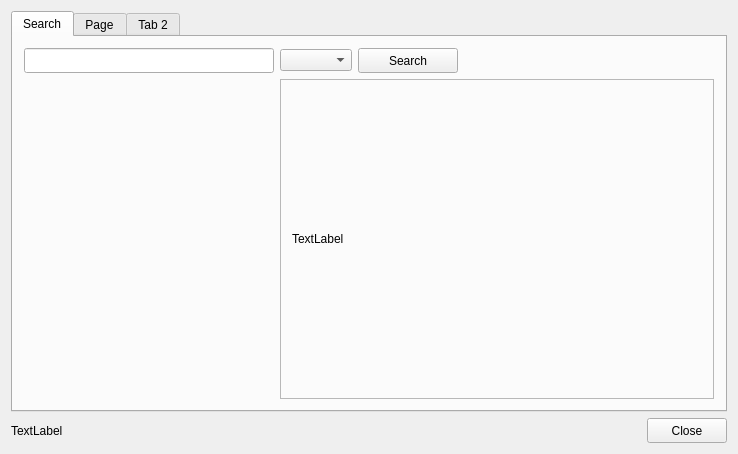
<?xml version="1.0" encoding="UTF-8"?>
<ui version="4.0">
 <class>MainWindow</class>
 <widget class="QMainWindow" name="MainWindow">
  <property name="geometry">
   <rect>
    <x>0</x>
    <y>0</y>
    <width>738</width>
    <height>454</height>
   </rect>
  </property>
  <property name="windowTitle">
   <string>MainWindow</string>
  </property>
  <widget class="QWidget" name="centralWidget">
   <layout class="QVBoxLayout" name="verticalLayout">
    <item>
     <widget class="QTabWidget" name="tabWidget">
      <property name="layoutDirection">
       <enum>Qt::LeftToRight</enum>
      </property>
      <property name="tabPosition">
       <enum>QTabWidget::North</enum>
      </property>
      <property name="currentIndex">
       <number>0</number>
      </property>
      <widget class="QWidget" name="searchTab">
       <attribute name="title">
        <string>Search</string>
       </attribute>
       <layout class="QVBoxLayout" name="verticalLayout_2">
        <item>
         <layout class="QHBoxLayout" name="horizontalLayout_2">
          <item>
           <widget class="QLineEdit" name="searchEdit">
            <property name="minimumSize">
             <size>
              <width>250</width>
              <height>25</height>
             </size>
            </property>
            <property name="maximumSize">
             <size>
              <width>250</width>
              <height>30</height>
             </size>
            </property>
           </widget>
          </item>
          <item>
           <widget class="QComboBox" name="catComboBox"/>
          </item>
          <item>
           <widget class="QPushButton" name="searchBtn">
            <property name="minimumSize">
             <size>
              <width>100</width>
              <height>25</height>
             </size>
            </property>
            <property name="maximumSize">
             <size>
              <width>100</width>
              <height>30</height>
             </size>
            </property>
            <property name="text">
             <string>Search</string>
            </property>
            <property name="flat">
             <bool>false</bool>
            </property>
           </widget>
          </item>
          <item>
           <spacer name="horizontalSpacer">
            <property name="orientation">
             <enum>Qt::Horizontal</enum>
            </property>
            <property name="sizeHint" stdset="0">
             <size>
              <width>40</width>
              <height>20</height>
             </size>
            </property>
           </spacer>
          </item>
         </layout>
        </item>
        <item>
         <layout class="QHBoxLayout" name="horizontalLayout">
          <item>
           <widget class="QStackedWidget" name="searchStackedWidget">
            <property name="minimumSize">
             <size>
              <width>250</width>
              <height>0</height>
             </size>
            </property>
            <property name="maximumSize">
             <size>
              <width>250</width>
              <height>16777215</height>
             </size>
            </property>
           </widget>
          </item>
          <item>
           <widget class="QFrame" name="frame">
            <property name="frameShape">
             <enum>QFrame::StyledPanel</enum>
            </property>
            <property name="frameShadow">
             <enum>QFrame::Sunken</enum>
            </property>
            <layout class="QGridLayout" name="gridLayout_2">
             <item row="0" column="0">
              <widget class="QLabel" name="label_2">
               <property name="text">
                <string>TextLabel</string>
               </property>
              </widget>
             </item>
            </layout>
           </widget>
          </item>
         </layout>
        </item>
       </layout>
      </widget>
      <widget class="QWidget" name="tab">
       <attribute name="title">
        <string>Page</string>
       </attribute>
      </widget>
      <widget class="QWidget" name="tab_2">
       <attribute name="title">
        <string>Tab 2</string>
       </attribute>
      </widget>
     </widget>
    </item>
    <item>
     <layout class="QHBoxLayout" name="horizontalLayout_3">
      <item>
       <widget class="QLabel" name="label">
        <property name="minimumSize">
         <size>
          <width>200</width>
          <height>25</height>
         </size>
        </property>
        <property name="maximumSize">
         <size>
          <width>250</width>
          <height>30</height>
         </size>
        </property>
        <property name="text">
         <string>TextLabel</string>
        </property>
       </widget>
      </item>
      <item>
       <spacer name="horizontalSpacer_2">
        <property name="orientation">
         <enum>Qt::Horizontal</enum>
        </property>
        <property name="sizeHint" stdset="0">
         <size>
          <width>40</width>
          <height>20</height>
         </size>
        </property>
       </spacer>
      </item>
      <item>
       <widget class="QPushButton" name="closeBtn">
        <property name="minimumSize">
         <size>
          <width>75</width>
          <height>25</height>
         </size>
        </property>
        <property name="maximumSize">
         <size>
          <width>100</width>
          <height>30</height>
         </size>
        </property>
        <property name="text">
         <string>Close</string>
        </property>
       </widget>
      </item>
     </layout>
    </item>
   </layout>
  </widget>
 </widget>
 <layoutdefault spacing="6" margin="11"/>
 <resources/>
 <connections>
  <connection>
   <sender>closeBtn</sender>
   <signal>clicked()</signal>
   <receiver>MainWindow</receiver>
   <slot>close()</slot>
   <hints>
    <hint type="sourcelabel">
     <x>690</x>
     <y>431</y>
    </hint>
    <hint type="destinationlabel">
     <x>368</x>
     <y>226</y>
    </hint>
   </hints>
  </connection>
 </connections>
</ui>
